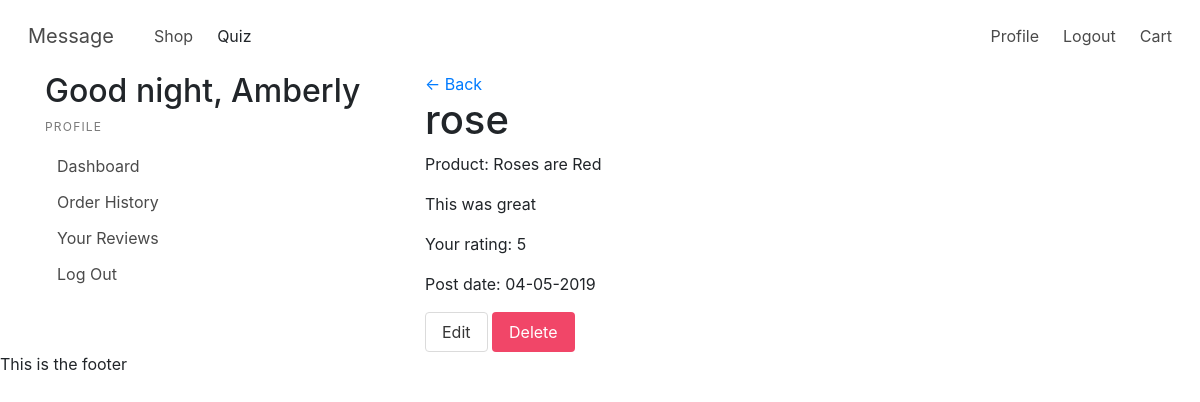
The app's page /profile/reviews/review_details/3 (signed in) with its own data.
### models.py (models this page shows, shortened)
class User(UserMixin, Model):
    fname = CharField()
    lname = CharField()
    email = CharField(unique=True)
    password = CharField(max_length=100)
    street_address = CharField(default="")
    city = CharField(default="")
    state = CharField(default="")
    postal_code = CharField(default="")
    join_date = DateTimeField(default=datetime.datetime.now())
    class Meta:
        database = DATABASE

class Review(Model):
    user = ForeignKeyField(model=User, backref='review')
    product = ForeignKeyField(model=Product, backref='review')
    title = CharField()
    rating = IntegerField()
    content = CharField()
    date_posted = DateTimeField(default=datetime.datetime.now())
    class Meta:
        database = DATABASE

class Product(Model):
    name = CharField(unique=True)
    description = CharField()
    image = CharField()
    plant = CharField()
    meaning = CharField()
    price = IntegerField()
    data_name= CharField()
    average_rating = FloatField(default=0)
    category = ForeignKeyField(model=Category, backref='product')
    class Meta:
        database = DATABASE

### app.py (the view)
@app.route('/profile/reviews/review_details/<reviewid>', methods=["GET"])
@login_required
def review_details(reviewid):
    user = current_user
    current_hour = datetime.datetime.now().hour
    greeting = time_of_day(current_hour)
    review = models.Review.get(models.Review.id == reviewid)
    return render_template("reviewDetails.html", user=user, greeting=greeting, review=review)

### app.py (called while the page is built)
@login_manager.user_loader
def load_user(userid):
    try:
        return models.User.get(models.User.id == userid)
    except models.DoesNotExist:
        return None

@app.before_request
def before_request():
    g.db = models.DATABASE
    g.db.connect()
    g.user = current_user

@app.after_request
def after_request(response):
    g.db.close()
    return response

def time_of_day(hour):
    return (
        "morning" if 5 <= hour <= 11
        else
        "afternoon" if 12 <= hour <= 17
        else
        "evening" if 18 <= hour <= 22
        else
        "night"
    )

### templates/reviewDetails.html
{% extends 'profile.html' %}
{% block profile %}
<a href="/profile/reviews">&#8592; Back</a>
<h1>{{review.title}}</h1>
<p>Product: {{review.product.name}}</p>
<p>{{review.content}}</p>
<p>Your rating: {{review.rating}}</p>
<p>Post date: {{review.date_posted.strftime('%m-%d-%Y')}}</p>
<a href="/edit_review/{{review.id}}" class="button">Edit</a>
<a href="/delete_review/{{review.id}}"class="button is-danger">Delete</a>
{% endblock %}

### templates/profile.html
{% extends 'layout.html' %}
{% block content %}
<div class="container">
    <div class="row">
        <div class="col-sm-4">
            <h2> Good {{greeting}}, {{user.fname}}</h2>
            <aside class="menu">
                <p class="menu-label">
                    Profile
                </p>
                <ul class="menu-list">
                    <li><a href="{{url_for('profile')}}">Dashboard</a></li>
                    <li><a href="{{url_for('order_history')}}">Order History</a></li>
                    <li><a href="{{url_for('reviews')}}">Your Reviews</a></li>
                    <li><a href="{{url_for('logout')}}">Log Out</a></li>
                </ul>
            </aside>
        </div>
        <div class="col-sm-8">
                {% block profile %}
                {% endblock %}
        </div>
    </div>
</div>
{% endblock %}

### records on screen
User: fname "Amberly"
Review: title "rose", content "This was great", rating "5", date_posted "04-05-2019"
Product: product.name "Roses are Red"

### other values on screen
{{ greeting }} "night"
